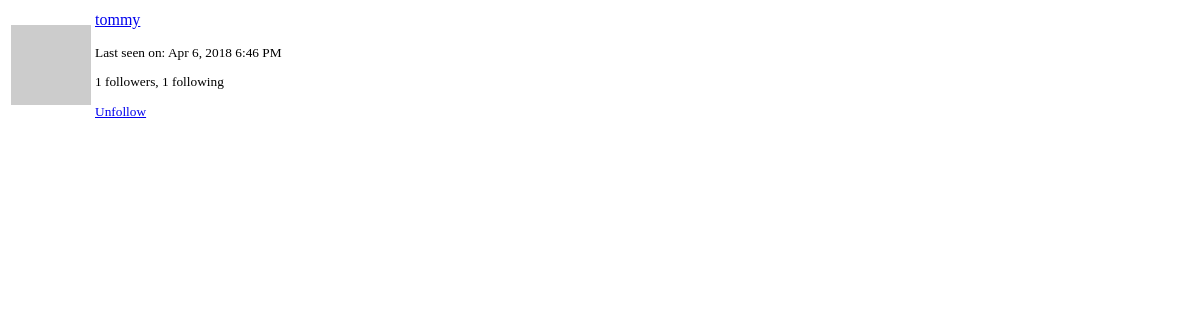
Before: /user/tommy/popup (signed in) with the older database file.
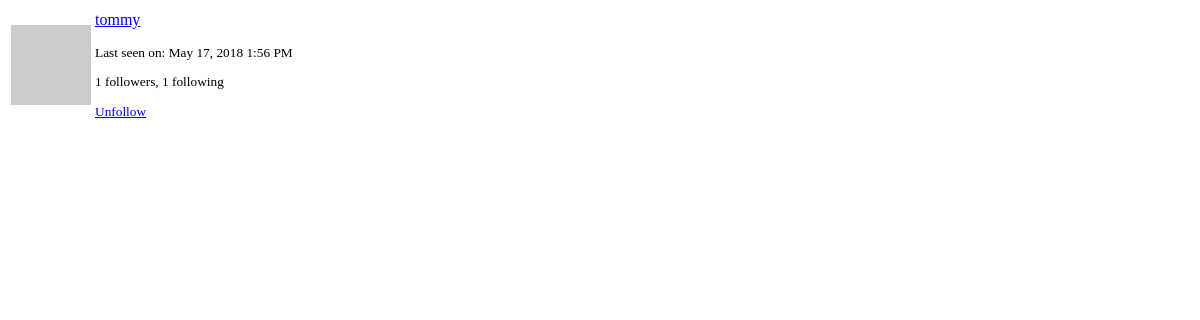
After: the same page with the newer database file.
### app/models.py (models this page shows, shortened)
class User(UserMixin, db.Model):
    id = db.Column(db.Integer, primary_key=True)
    username = db.Column(db.String(64), index=True, unique=True)
    email = db.Column(db.String(120), index=True, unique=True)
    password_hash = db.Column(db.String(128))
    posts = db.relationship('Post', backref='author', lazy='dynamic')
    about_me = db.Column(db.String(140))
    last_seen = db.Column(db.DateTime, default=datetime.utcnow)
    followed = db.relationship(
        'User', secondary=followers,
        primaryjoin=(followers.c.follower_id == id),
        secondaryjoin=(followers.c.followed_id == id),
        backref=db.backref('followers', lazy='dynamic'), lazy='dynamic')
    messages_sent = db.relationship('Message', foreign_keys='Message.sender_id', backref='author', lazy='dynamic')
    messages_received = db.relationship(
        'Message', foreign_keys='Message.recipient_id', backref='recipient', lazy='dynamic')
    last_message_read_time = db.Column(db.DateTime)
    notifications = db.relationship('Notification', backref='user', lazy='dynamic')
    def avatar(self, size):
        digest = md5(self.email.lower().encode('utf-8')).hexdigest()
        return 'https://www.gravatar.com/avatar/{}?d=identicon&s={}'.format(
            digest, size)
    def is_following(self, user):
        return self.followed.filter(
            followers.c.followed_id == user.id).count() > 0

### app/main/routes.py (the view)
@bp.route('/user/<username>/popup')
@login_required
def user_popup(username):
    user = User.query.filter_by(username=username).first_or_404()
    return render_template('user_popup.html', user=user)

### app/main/routes.py (called while the page is built)
@bp.before_request
def before_request():
    if current_user.is_authenticated:
        current_user.last_seen = datetime.utcnow()
        db.session.commit()
        g.search_form = SearchForm()

### app/models.py (called while the page is built)
@login.user_loader
def load_user(id):
    return User.query.get(int(id))

    @classmethod
    def before_commit(cls, session):
        session._changes = {
            'add': [obj for obj in session.new if isinstance(obj, cls)],
            'update': [obj for obj in session.dirty if isinstance(obj, cls)],
            'delete': [obj for obj in session.deleted if isinstance(obj, cls)]
        }

    @classmethod
    def after_commit(cls, session):
        for obj in session._changes['add']:
            add_to_index(cls.__tablename__, obj)
        for obj in session._changes['update']:
            add_to_index(cls.__tablename__, obj)
        for obj in session._changes['delete']:
            remove_from_index(cls.__tablename__, obj)
        session._changes = None

### app/templates/user_popup.html (shortened to what this page needs)
<table class="table">
    <tr>
        <td width="64" style="border: 0px;"><img src="{{ user.avatar(64) }}" alt=""></td>
        <td style="border: 0px;">
            <p>
                <a href="{{ url_for('main.user', username=user.username) }}">
                    {{ user.username }}
              </a>
            </p>
            <small>
                {% if user.last_seen %}
                    <p>Last seen on: {{ moment(user.last_seen).format('lll') }}</p>
                {% endif %}
                <p>{{ _('%(count)d followers', count=user.followers.count()) }}, {{ _('%(count)d following', count=user.followed.count()) }}</p>
                {% if user != current_user %}
                    {% if not current_user.is_following(user) %}
                        <a href="{{ url_for('main.follow', username=user.username) }}">Follow</a>
                    {% else %}
                        <a href="{{ url_for('main.unfollow', username=user.username) }}">Unfollow</a>
                    {% endif %}
                {% endif %}
            </small>
        </td>
    </tr>
</table>

Changed rows visible on the page:
changed User "tommy": last_seen "Apr 6, 2018 6:46 PM" → "May 17, 2018 1:56 PM"
